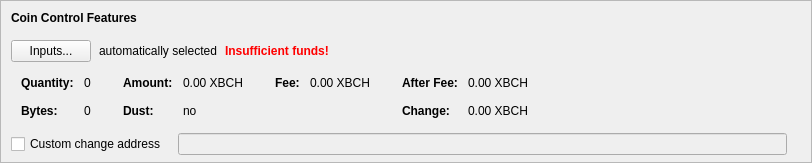
    <widget class="QFrame" name="frameCoinControl">
     <property name="sizePolicy">
      <sizepolicy hsizetype="Expanding" vsizetype="Expanding">
       <horstretch>0</horstretch>
       <verstretch>0</verstretch>
      </sizepolicy>
     </property>
     <property name="maximumSize">
      <size>
       <width>16777215</width>
       <height>16777215</height>
      </size>
     </property>
     <property name="frameShape">
      <enum>QFrame::StyledPanel</enum>
     </property>
     <property name="frameShadow">
      <enum>QFrame::Sunken</enum>
     </property>
     <layout class="QVBoxLayout" name="verticalLayoutCoinControl2">
      <property name="spacing">
       <number>0</number>
      </property>
      <property name="leftMargin">
       <number>0</number>
      </property>
      <property name="topMargin">
       <number>0</number>
      </property>
      <property name="rightMargin">
       <number>0</number>
      </property>
      <property name="bottomMargin">
       <number>6</number>
      </property>
      <item>
       <layout class="QVBoxLayout" name="verticalLayoutCoinControl" stretch="0,0,0,0,1">
        <property name="spacing">
         <number>0</number>
        </property>
        <property name="leftMargin">
         <number>10</number>
        </property>
        <property name="topMargin">
         <number>10</number>
        </property>
        <item>
         <layout class="QHBoxLayout" name="horizontalLayoutCoinControl1">
          <property name="bottomMargin">
           <number>15</number>
          </property>
          <item>
           <widget class="QLabel" name="labelCoinControlFeatures">
            <property name="sizePolicy">
             <sizepolicy hsizetype="Preferred" vsizetype="Maximum">
              <horstretch>0</horstretch>
              <verstretch>0</verstretch>
             </sizepolicy>
            </property>
            <property name="font">
             <font>
              <weight>75</weight>
              <bold>true</bold>
             </font>
            </property>
            <property name="styleSheet">
             <string notr="true">font-weight:bold;</string>
            </property>
            <property name="text">
             <string>Coin Control Features</string>
            </property>
           </widget>
          </item>
         </layout>
        </item>
        <item>
         <layout class="QHBoxLayout" name="horizontalLayoutCoinControl2" stretch="0,0,0,0">
          <property name="spacing">
           <number>8</number>
          </property>
          <property name="bottomMargin">
           <number>10</number>
          </property>
          <item>
           <widget class="QPushButton" name="pushButtonCoinControl">
            <property name="styleSheet">
             <string notr="true"/>
            </property>
            <property name="text">
             <string>Inputs...</string>
            </property>
            <property name="autoDefault">
             <bool>false</bool>
            </property>
           </widget>
          </item>
          <item>
           <widget class="QLabel" name="labelCoinControlAutomaticallySelected">
            <property name="text">
             <string>automatically selected</string>
            </property>
            <property name="margin">
             <number>5</number>
            </property>
           </widget>
          </item>
          <item>
           <widget class="QLabel" name="labelCoinControlInsuffFunds">
            <property name="font">
             <font>
              <weight>75</weight>
              <bold>true</bold>
             </font>
            </property>
            <property name="styleSheet">
             <string notr="true">color:red;font-weight:bold;</string>
            </property>
            <property name="text">
             <string>Insufficient funds!</string>
            </property>
            <property name="margin">
             <number>5</number>
            </property>
           </widget>
          </item>
          <item>
           <spacer name="horizontalSpacerCoinControl">
            <property name="orientation">
             <enum>Qt::Horizontal</enum>
            </property>
            <property name="sizeHint" stdset="0">
             <size>
              <width>40</width>
              <height>1</height>
             </size>
            </property>
           </spacer>
          </item>
         </layout>
        </item>
        <item>
         <widget class="QWidget" name="widgetCoinControl" native="true">
          <property name="sizePolicy">
           <sizepolicy hsizetype="Preferred" vsizetype="Preferred">
            <horstretch>0</horstretch>
            <verstretch>0</verstretch>
           </sizepolicy>
          </property>
          <property name="minimumSize">
           <size>
            <width>0</width>
            <height>0</height>
           </size>
          </property>
          <property name="styleSheet">
           <string notr="true"/>
          </property>
          <layout class="QHBoxLayout" name="horizontalLayoutCoinControl5">
           <property name="leftMargin">
            <number>0</number>
           </property>
           <property name="topMargin">
            <number>0</number>
           </property>
           <property name="rightMargin">
            <number>0</number>
           </property>
           <property name="bottomMargin">
            <number>0</number>
           </property>
           <item>
            <layout class="QHBoxLayout" name="horizontalLayoutCoinControl3" stretch="0,0,0,1">
             <property name="spacing">
              <number>20</number>
             </property>
             <property name="topMargin">
              <number>0</number>
             </property>
             <property name="bottomMargin">
              <number>10</number>
             </property>
             <item>
              <layout class="QFormLayout" name="formLayoutCoinControl1">
               <property name="horizontalSpacing">
                <number>10</number>
               </property>
               <property name="verticalSpacing">
                <number>14</number>
               </property>
               <property name="leftMargin">
                <number>10</number>
               </property>
               <property name="topMargin">
                <number>4</number>
               </property>
               <property name="rightMargin">
                <number>6</number>
               </property>
               <item row="0" column="0">
                <widget class="QLabel" name="labelCoinControlQuantityText">
                 <property name="font">
                  <font>
                   <weight>75</weight>
                   <bold>true</bold>
                  </font>
                 </property>
                 <property name="text">
                  <string>Quantity:</string>
                 </property>
                 <property name="margin">
                  <number>0</number>
                 </property>
                </widget>
               </item>
               <item row="0" column="1">
                <widget class="QLabel" name="labelCoinControlQuantity">
                 <property name="cursor">
                  <cursorShape>IBeamCursor</cursorShape>
                 </property>
                 <property name="contextMenuPolicy">
                  <enum>Qt::ActionsContextMenu</enum>
                 </property>
                 <property name="text">
                  <string notr="true">0</string>
                 </property>
                 <property name="margin">
                  <number>0</number>
                 </property>
                 <property name="textInteractionFlags">
                  <set>Qt::LinksAccessibleByMouse|Qt::TextSelectableByKeyboard|Qt::TextSelectableByMouse</set>
                 </property>
                </widget>
               </item>
               <item row="1" column="0">
                <widget class="QLabel" name="labelCoinControlBytesText">
                 <property name="font">
                  <font>
                   <weight>75</weight>
                   <bold>true</bold>
                  </font>
                 </property>
                 <property name="text">
                  <string>Bytes:</string>
                 </property>
                </widget>
               </item>
               <item row="1" column="1">
                <widget class="QLabel" name="labelCoinControlBytes">
                 <property name="cursor">
                  <cursorShape>IBeamCursor</cursorShape>
                 </property>
                 <property name="contextMenuPolicy">
                  <enum>Qt::ActionsContextMenu</enum>
                 </property>
                 <property name="text">
                  <string notr="true">0</string>
                 </property>
                 <property name="textInteractionFlags">
                  <set>Qt::LinksAccessibleByMouse|Qt::TextSelectableByKeyboard|Qt::TextSelectableByMouse</set>
                 </property>
                </widget>
               </item>
              </layout>
             </item>
             <item>
              <layout class="QFormLayout" name="formLayoutCoinControl2">
               <property name="horizontalSpacing">
                <number>10</number>
               </property>
               <property name="verticalSpacing">
                <number>14</number>
               </property>
               <property name="leftMargin">
                <number>6</number>
               </property>
               <property name="topMargin">
                <number>4</number>
               </property>
               <property name="rightMargin">
                <number>6</number>
               </property>
               <item row="0" column="0">
                <widget class="QLabel" name="labelCoinControlAmountText">
                 <property name="font">
                  <font>
                   <weight>75</weight>
                   <bold>true</bold>
                  </font>
                 </property>
                 <property name="text">
                  <string>Amount:</string>
                 </property>
                 <property name="margin">
                  <number>0</number>
                 </property>
                </widget>
               </item>
               <item row="0" column="1">
                <widget class="QLabel" name="labelCoinControlAmount">
                 <property name="cursor">
                  <cursorShape>IBeamCursor</cursorShape>
                 </property>
                 <property name="contextMenuPolicy">
                  <enum>Qt::ActionsContextMenu</enum>
                 </property>
                 <property name="text">
                  <string notr="true">0.00 XBCH</string>
                 </property>
                 <property name="textInteractionFlags">
                  <set>Qt::LinksAccessibleByMouse|Qt::TextSelectableByKeyboard|Qt::TextSelectableByMouse</set>
                 </property>
                </widget>
               </item>
               <item row="1" column="0">
                <widget class="QLabel" name="labelCoinControlLowOutputText">
                 <property name="font">
                  <font>
                   <weight>75</weight>
                   <bold>true</bold>
                  </font>
                 </property>
                 <property name="text">
                  <string>Dust:</string>
                 </property>
                </widget>
               </item>
               <item row="1" column="1">
                <widget class="QLabel" name="labelCoinControlLowOutput">
                 <property name="cursor">
                  <cursorShape>IBeamCursor</cursorShape>
                 </property>
                 <property name="contextMenuPolicy">
                  <enum>Qt::ActionsContextMenu</enum>
                 </property>
                 <property name="text">
                  <string notr="true">no</string>
                 </property>
                 <property name="textInteractionFlags">
                  <set>Qt::LinksAccessibleByMouse|Qt::TextSelectableByKeyboard|Qt::TextSelectableByMouse</set>
                 </property>
                </widget>
               </item>
              </layout>
             </item>
             <item>
              <layout class="QFormLayout" name="formLayoutCoinControl3">
               <property name="horizontalSpacing">
                <number>10</number>
               </property>
               <property name="verticalSpacing">
                <number>14</number>
               </property>
               <property name="leftMargin">
                <number>6</number>
               </property>
               <property name="topMargin">
                <number>4</number>
               </property>
               <property name="rightMargin">
                <number>6</number>
               </property>
               <item row="0" column="0">
                <widget class="QLabel" name="labelCoinControlFeeText">
                 <property name="font">
                  <font>
                   <weight>75</weight>
                   <bold>true</bold>
                  </font>
                 </property>
                 <property name="text">
                  <string>Fee:</string>
                 </property>
                 <property name="margin">
                  <number>0</number>
                 </property>
                </widget>
               </item>
               <item row="0" column="1">
                <widget class="QLabel" name="labelCoinControlFee">
                 <property name="cursor">
                  <cursorShape>IBeamCursor</cursorShape>
                 </property>
                 <property name="contextMenuPolicy">
                  <enum>Qt::ActionsContextMenu</enum>
                 </property>
                 <property name="text">
                  <string notr="true">0.00 XBCH</string>
                 </property>
                 <property name="textInteractionFlags">
                  <set>Qt::LinksAccessibleByMouse|Qt::TextSelectableByKeyboard|Qt::TextSelectableByMouse</set>
                 </property>
                </widget>
               </item>
              </layout>
             </item>
             <item>
              <layout class="QFormLayout" name="formLayoutCoinControl4">
               <property name="horizontalSpacing">
                <number>10</number>
               </property>
               <property name="verticalSpacing">
                <number>14</number>
               </property>
               <property name="leftMargin">
                <number>6</number>
               </property>
               <property name="topMargin">
                <number>4</number>
               </property>
               <property name="rightMargin">
                <number>6</number>
               </property>
               <item row="0" column="0">
                <widget class="QLabel" name="labelCoinControlAfterFeeText">
                 <property name="font">
                  <font>
                   <weight>75</weight>
                   <bold>true</bold>
                  </font>
                 </property>
                 <property name="text">
                  <string>After Fee:</string>
                 </property>
                 <property name="margin">
                  <number>0</number>
                 </property>
                </widget>
               </item>
               <item row="0" column="1">
                <widget class="QLabel" name="labelCoinControlAfterFee">
                 <property name="cursor">
                  <cursorShape>IBeamCursor</cursorShape>
                 </property>
                 <property name="contextMenuPolicy">
                  <enum>Qt::ActionsContextMenu</enum>
                 </property>
                 <property name="text">
                  <string notr="true">0.00 XBCH</string>
                 </property>
                 <property name="textInteractionFlags">
                  <set>Qt::LinksAccessibleByMouse|Qt::TextSelectableByKeyboard|Qt::TextSelectableByMouse</set>
                 </property>
                </widget>
               </item>
               <item row="1" column="0">
                <widget class="QLabel" name="labelCoinControlChangeText">
                 <property name="font">
                  <font>
                   <weight>75</weight>
                   <bold>true</bold>
                  </font>
                 </property>
                 <property name="text">
                  <string>Change:</string>
                 </property>
                </widget>
               </item>
               <item row="1" column="1">
                <widget class="QLabel" name="labelCoinControlChange">
                 <property name="cursor">
                  <cursorShape>IBeamCursor</cursorShape>
                 </property>
                 <property name="contextMenuPolicy">
                  <enum>Qt::ActionsContextMenu</enum>
                 </property>
                 <property name="text">
                  <string notr="true">0.00 XBCH</string>
                 </property>
                 <property name="textInteractionFlags">
                  <set>Qt::LinksAccessibleByMouse|Qt::TextSelectableByKeyboard|Qt::TextSelectableByMouse</set>
                 </property>
                </widget>
               </item>
              </layout>
             </item>
            </layout>
           </item>
          </layout>
         </widget>
        </item>
        <item>
         <layout class="QHBoxLayout" name="horizontalLayoutCoinControl4" stretch="0,0,0">
          <property name="spacing">
           <number>12</number>
          </property>
          <property name="sizeConstraint">
           <enum>QLayout::SetDefaultConstraint</enum>
          </property>
          <property name="topMargin">
           <number>5</number>
          </property>
          <property name="rightMargin">
           <number>5</number>
          </property>
          <item>
           <widget class="QCheckBox" name="checkBoxCoinControlChange">
            <property name="toolTip">
             <string>If this is activated, but the change address is empty or invalid, change will be sent to a newly generated address.</string>
            </property>
            <property name="text">
             <string>Custom change address</string>
            </property>
           </widget>
          </item>
          <item>
           <widget class="QValidatedLineEdit" name="lineEditCoinControlChange">
            <property name="enabled">
             <bool>false</bool>
            </property>
            <property name="sizePolicy">
             <sizepolicy hsizetype="Expanding" vsizetype="Fixed">
              <horstretch>0</horstretch>
              <verstretch>0</verstretch>
             </sizepolicy>
            </property>
           </widget>
          </item>
          <item>
           <widget class="QLabel" name="labelCoinControlChangeLabel">
            <property name="sizePolicy">
             <sizepolicy hsizetype="Preferred" vsizetype="Expanding">
              <horstretch>0</horstretch>
              <verstretch>0</verstretch>
             </sizepolicy>
            </property>
            <property name="minimumSize">
             <size>
              <width>0</width>
              <height>0</height>
             </size>
            </property>
            <property name="text">
             <string/>
            </property>
            <property name="margin">
             <number>3</number>
            </property>
           </widget>
          </item>
         </layout>
        </item>
        <item>
         <spacer name="verticalSpacerCoinControl">
          <property name="orientation">
           <enum>Qt::Vertical</enum>
          </property>
          <property name="sizeHint" stdset="0">
           <size>
            <width>800</width>
            <height>1</height>
           </size>
          </property>
         </spacer>
        </item>
       </layout>
      </item>
     </layout>
    </widget>
